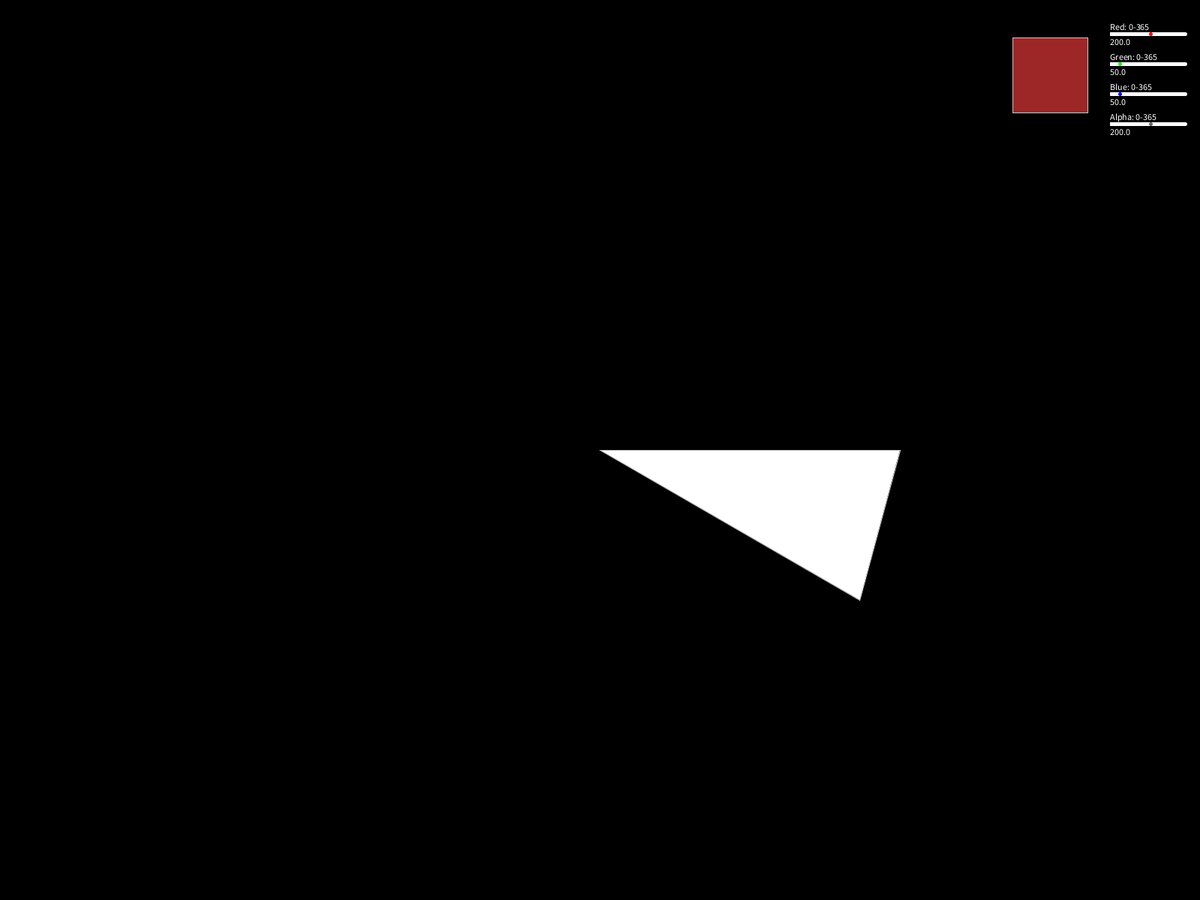
Frame 1 (no input)
Frame 60 (the mouse pressed at the canvas centre just before this capture): identical to frame 1, image omitted
Frame 120 (the mouse held since frame 60 and released just before this capture): identical to frame 1, image omitted

The Processing sketch that drew this single still picture (run headless with seeded random() and noise(); from frame 60 on, the mouse is pressed at the canvas centre):

// Processing sketch: radialSymmetry
// ── radialSymmetry.pde
color background = color(0);
color mainTriangleCol = color(255);
color otherTrianglesCol = color(230);
color drawColor;
float num = 12;
float size = 400;
Triangle tri;
ArrayList<PVector> points = new ArrayList<PVector>();

PGraphics menu;
color redMenuColor = color(255, 0, 0);
color greenMenuColor = color(0, 255, 0);
color blueMenuColor = color(0, 0, 255);
color alphaMenuColor = color(100);


float red = 200;
float green = 50;
float blue = 50;
float alpha = 200;


void setup() {
  // set framerate, size of window, and overlay of that size for the path to draw on
  frameRate(60);
  // size of the window -- apparently can't use a variable, if edited then change the createGraphics()
  // and start locations throughout
  //size(1600, 900);
  fullScreen();
  background(background);
  menu = createGraphics( 100 + 20, 220);

  
  stroke(100);
  fill(255);
  strokeWeight(2);
  stroke(200);
  drawColor = color(red, blue, green, alpha);
  
  float split = 360 / num;
  PVector center = new PVector(width / 2, height / 2);
  tri = new Triangle(new PVector(center.x, center.y), size, split, 0);  
  reset();
}

void draw() {
  reset();

  //background(0);
  //strokeWeight(1);
  
  //tri.display();
  //if (hide) {
  //  float split = 360 / num;
  //  for (int i = 1; i < num; i++) {
  //    Triangle cpy = tri.copy();
  //    //cpy.col = otherTrianglesCol;
  //    cpy.rotate(split * i);
  //    if (i % 2 == 1)  {
  //      cpy.mirror();
  //    }
  //    cpy.display();
  //  }
  //}
  
  //for (PVector point : points) {
  //  strokeWeight(3);
  //  point(point.x, point.y);
  //  strokeWeight(1);
  //}
  //fill(drawColor);
  //rect(width - 150, 50, 100, 100);
}

// ── Triangle.pde
class Triangle {
  PVector first;
  PVector second;
  PVector third;
  color col = mainTriangleCol;
  float len;
  float angle = 0;
  float rotation;
  
  ArrayList<PShape> shapes = new ArrayList<PShape>();
  ArrayList<Integer> shape_colors = new ArrayList<Integer>();
  
  public Triangle(PVector center, float len, float angle, float rotation) {
    this.first = center;
    this.len = len;
    this.angle = angle;
    this.rotation = rotation;
    this.second = new PVector(center.x + len * cos(radians(rotation)), center.y + len * sin(radians(rotation)));
    this.third =  new PVector(center.x + len * cos(radians(rotation + angle)), center.y + len * sin(radians(rotation + angle)));
  }
  
  void display() {
    fill(col);
    triangle(first.x, first.y, second.x, second.y, third.x, third.y);
    for (PShape shape : shapes) {
      shape(shape);
    }
  }
  
  void rotate(float degrees) {
    this.second = new PVector(first.x + len * cos(radians(rotation + degrees)), first.y + size * sin(radians(rotation + degrees)));
    this.third =  new PVector(first.x + len * cos(radians(rotation + angle + degrees)), first.y + len * sin(radians(rotation + angle + degrees)));
    rotation += degrees;
    
    for (PShape shape : shapes) {
      for (int i = 0; i < shape.getVertexCount(); i++) {
        PVector vertex = shape.getVertex(i);
        PVector new_vertex = new PVector();
        new_vertex.x = (vertex.x - width / 2) * cos(radians(degrees)) - (vertex.y - height / 2) * sin(radians(degrees)) + width / 2;
        new_vertex.y = (vertex.x - width / 2) * sin(radians(degrees)) + (vertex.y - height / 2) * cos(radians(degrees)) + height / 2;
        shape.setVertex(i, new_vertex);
      }
    }
  }
  
  void mirror() {
    for (PShape shape : shapes) {
      for (int i = 0; i < shape.getVertexCount(); i++) {
        PVector vertex = shape.getVertex(i);
        PVector new_vertex = new PVector();
        new_vertex.x = (vertex.x - width / 2) * cos(-radians(rotation + angle / 2)) - (vertex.y - height / 2) * sin(-radians(rotation + angle / 2)) + width / 2;
        new_vertex.y = (vertex.x - width / 2) * sin(-radians(rotation + angle / 2)) + (vertex.y - height / 2) * cos(-radians(rotation + angle / 2)) + height / 2;
        new_vertex.y = (new_vertex.y - height / 2) * -1 + height / 2;
        shape.setVertex(i, new_vertex);
      }
    }
    for (PShape shape : shapes) {
      for (int i = 0; i < shape.getVertexCount(); i++) {
        PVector vertex = shape.getVertex(i);
        PVector new_vertex = new PVector();
        new_vertex.x = (vertex.x - width / 2) * cos(radians((rotation + angle / 2))) - (vertex.y - height / 2) * sin(radians((rotation + angle / 2))) + width / 2;
        new_vertex.y = (vertex.x - width / 2) * sin(radians((rotation + angle / 2))) + (vertex.y - height / 2) * cos(radians((rotation + angle / 2))) + height / 2;
        shape.setVertex(i, new_vertex);
      }
    }
  }
  
  Triangle copy() {
    Triangle ret = new Triangle(new PVector(first.x, first.y), len, angle, rotation);
    int i = 0;
    for (PShape shape : shapes) {
      PShape new_shape = shape_clone(shape);
      new_shape.setFill(shape_colors.get(i));
      ret.shapes.add(new_shape);
      i++;
    }

    return ret;
  }
}

// ── helper.pde
PShape tmp_shape;

void mousePressed() {
  if (mouseX >= width - 100 - 20 && mouseX <= width - 20 && mouseY > 20 && mouseY < 220) {
    if (mouseY > 40 && mouseY < 50) {
      red = map(100 - (width - 20 - mouseX), 0, 100, 0, 365);
    }
    else if (mouseY > 80 && mouseY < 90) {
      green = (int) map(100 - (width - 20 - mouseX), 0, 100, 0, 365);
    }
    else if (mouseY > 120 && mouseY < 130) {
      blue = map(100 - (width - 20 - mouseX), 0, 100, 0, 365);
    }
    else if (mouseY > 160 && mouseY < 170) {
      alpha = map(100 - (width - 20 - mouseX), 0, 100, 0, 365);
    }
  }
  //drawColor = color(red, green, blue, alpha);

  
  tmp_shape = createShape();
  tmp_shape.beginShape();
  tmp_shape.fill(0);
  tmp_shape.noStroke();
}

void reset() {
  background(0);
  strokeWeight(1);
  // draw menu
  menu.beginDraw();
  menu.clear();
  menu.stroke(255);
  menu.strokeWeight(5);
  
  menu.text("Red: 0-365", 0, 20);
  menu.line(0, 25, 100, 25);
  menu.stroke(redMenuColor);
  menu.point(map(red, 0, 365, 0, 100), 25);
  menu.stroke(255);
  menu.text("" + red, 0, 40);
  
  menu.text("Green: 0-365", 0, 60);
  menu.line(0, 65, 100, 65);
  menu.stroke(greenMenuColor);
  menu.point(map(green, 0, 365, 0, 100), 65);
  menu.stroke(255);
  menu.text("" + green, 0, 80);
  
  menu.text("Blue: 0-365", 0, 100);
  menu.line(0, 105, 100, 105);
  menu.stroke(blueMenuColor);
  menu.point(map(blue, 0, 365, 0, 100), 105);
  menu.stroke(255);
  menu.text("" + blue, 0, 120);
  
  menu.text("Alpha: 0-365", 0, 140);
  menu.line(0, 145, 100, 145);
  menu.stroke(alphaMenuColor);
  menu.point(map(alpha, 0, 365, 0, 100), 145);
  menu.stroke(255);
  menu.text("" + alpha, 0, 160);
 
  menu.endDraw();
  image(menu, width - 100 - 20, 20);
  
  tri.display();
  
  if (hide) {
    float split = 360 / num;
    for (int i = 1; i < num; i++) {
      Triangle cpy = tri.copy();
      cpy.col = otherTrianglesCol;
      cpy.rotate(split * i);
      if (i % 2 == 1)  {
        cpy.mirror();
      }
      cpy.display();
    }
  }
  
  for (PVector point : points) {
    strokeWeight(3);
    point(point.x, point.y);
    strokeWeight(1);
  }
  fill(drawColor);
  rect(width - 250, 50, 100, 100);
}

void mouseDragged() {
  tmp_shape.vertex(mouseX, mouseY);
  points.add(new PVector(mouseX, mouseY));
  //reset();
}

void mouseReleased() {
  tmp_shape.vertex(mouseX, mouseY);
  tmp_shape.endShape(CLOSE);
  points = new ArrayList<PVector>();
  PShape new_shape = createShape();
  new_shape.beginShape();
  new_shape.fill(drawColor);
  new_shape.noStroke();
  for (int i = 0; i < tmp_shape.getVertexCount(); i++) {
    PVector vertex = tmp_shape.getVertex(i);
    if (isInside(new PVector(vertex.x, vertex.y), tri.first, tri.second, tri.third)) {
      new_shape.vertex(vertex.x, vertex.y);
    }
  }
  new_shape.endShape(CLOSE);
  tri.shapes.add(new_shape);
  tri.shape_colors.add(drawColor);
  //reset();
}

boolean hide = false;

void keyPressed() {
  if (key == 'h') {
    hide = !hide;
  } else if (key == BACKSPACE) {
    if (tri.shapes.size() > 0) tri.shapes.remove(tri.shapes.size() - 1);
    if (tri.shape_colors.size() > 0) tri.shape_colors.remove(tri.shape_colors.size() - 1);
  } else if (key == '0') {    
    float randomValue = random(1); // Random value between 0 and 1

    int numVibrantColors;
    if (randomValue < 0.6) {
      numVibrantColors = 1; // 60% chance for 1 vibrant color
    } else if (randomValue < 0.9) {
      numVibrantColors = 2; // 30% chance for 2 vibrant colors
    } else {
      numVibrantColors = 3; // 10% chance for 3 vibrant colors
    }

    // Set color ranges based on the number of vibrant colors
    int red, green, blue;
    if (numVibrantColors == 1) {
      // One vibrant color, others low
      int vibrant = (int) random(1, 4);
      if (vibrant == 1) {
        red = (int) random(200, 255); green = (int) random(50, 150); blue = (int) random(50, 150);
      } else if (vibrant == 2) {
        green = (int) random(200, 255); red = (int) random(50, 150); blue = (int) random(50, 150);
      } else {
        blue = (int) random(200, 255); red = (int) random(50, 150); green = (int) random(50, 150);
      }
    } else if (numVibrantColors == 2) {
      // Two vibrant colors, one low
      int low = (int) random(1, 4);
      if (low == 1) {
        red = (int) random(50, 150); green = (int) random(200, 255); blue = (int) random(200, 255);
      } else if (low == 2) {
        green = (int) random(50, 150); red = (int) random(200, 255); blue = (int) random(200, 255);
      } else {
        blue = (int) random(50, 150); red = (int) random(200, 255); green = (int) random(200, 255);
      }
    } else {
      // All three vibrant
      red = (int) random(200, 255);
      green = (int) random(200, 255);
      blue = (int) random(200, 255);
    }

    // Set the alpha channel to be mostly high for opacity
    int alpha = (int) random(180, 255); // Keeping opacity high

    drawColor = color(red, green, blue, alpha);
    //redMenuColor = red;
    //greenMenuColor = green;
    //blueMenuColor = blue;
    //alphaMenuColor = alpha;
  }
  //reset();
}

// https://www.geeksforgeeks.org/check-whether-a-given-point-lies-inside-a-triangle-or-not/
float area(PVector first, PVector second, PVector third) {
   return abs( (first.x * (second.y - third.y) +
                second.x * (third.y - first.y) +
                third.x * (first.y - second.y)) / 2.0);
}

boolean isInside(PVector point, PVector first, PVector second, PVector third) {  
   /* Calculate area of triangle ABC */
    double A = area (first, second, third);
  
   /* Calculate area of triangle PBC */ 
    double A1 = area (point, second, third);
  
   /* Calculate area of triangle PAC */ 
    double A2 = area (first, point, third);
  
   /* Calculate area of triangle PAB */  
    double A3 = area (first, second, point);
    
   /* Check if sum of A1, A2 and A3 is same as A */
    return (A == A1 + A2 + A3);
}

//https://discourse.processing.org/t/copying-a-pshape/1081/2
PShape shape_clone(PShape obj) {
  PShape new_shape = createShape();
  new_shape.beginShape();
  new_shape.noStroke();
  for(int i = 0; i < obj.getVertexCount(); i++) {
    PVector vertex = obj.getVertex(i);
    new_shape.vertex(vertex.x, vertex.y);
  }
  new_shape.endShape(CLOSE);

  return new_shape;
}
